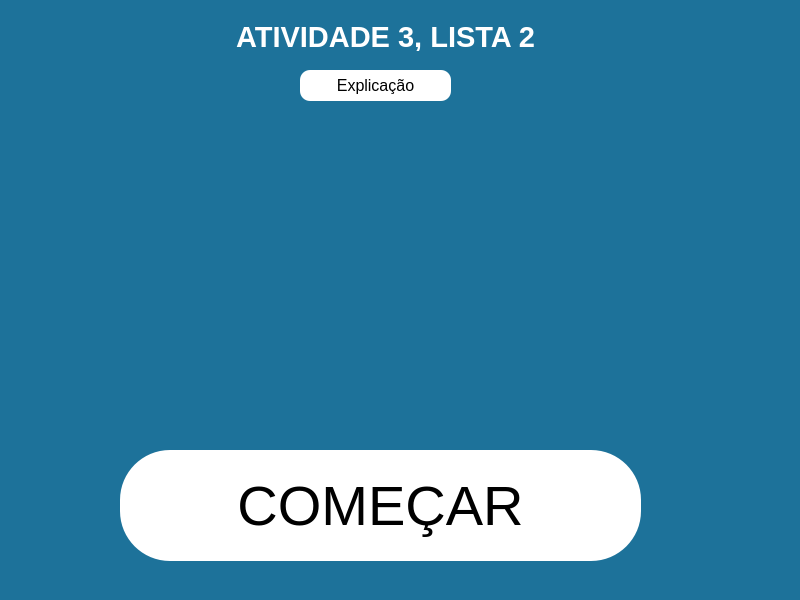
<?xml version="1.0" encoding="UTF-8"?>
<ui version="4.0">
 <class>MainWindow</class>
 <widget class="QMainWindow" name="MainWindow">
  <property name="geometry">
   <rect>
    <x>0</x>
    <y>0</y>
    <width>800</width>
    <height>600</height>
   </rect>
  </property>
  <property name="windowTitle">
   <string>MainWindow</string>
  </property>
  <property name="styleSheet">
   <string notr="true">background-color: rgb(29, 114, 154);</string>
  </property>
  <widget class="QWidget" name="centralwidget">
   <widget class="QLabel" name="label">
    <property name="geometry">
     <rect>
      <x>160</x>
      <y>20</y>
      <width>451</width>
      <height>31</height>
     </rect>
    </property>
    <property name="text">
     <string>&lt;html&gt;&lt;head/&gt;&lt;body&gt;&lt;p align=&quot;center&quot;&gt;&lt;span style=&quot; font-size:22pt; font-weight:600; color:#ffffff;&quot;&gt;ATIVIDADE 3, LISTA 2&lt;/span&gt;&lt;/p&gt;&lt;/body&gt;&lt;/html&gt;</string>
    </property>
   </widget>
   <widget class="QTextBrowser" name="textBrowser">
    <property name="geometry">
     <rect>
      <x>120</x>
      <y>110</y>
      <width>571</width>
      <height>101</height>
     </rect>
    </property>
    <property name="styleSheet">
     <string notr="true">
border-radius: 30px;
align-itens:center;
background-opacity:20;</string>
    </property>
    <property name="html">
     <string>&lt;!DOCTYPE HTML PUBLIC &quot;-//W3C//DTD HTML 4.0//EN&quot; &quot;http://www.w3.org/TR/REC-html40/strict.dtd&quot;&gt;
&lt;html&gt;&lt;head&gt;&lt;meta name=&quot;qrichtext&quot; content=&quot;1&quot; /&gt;&lt;style type=&quot;text/css&quot;&gt;
p, li { white-space: pre-wrap; }
&lt;/style&gt;&lt;/head&gt;&lt;body style=&quot; font-family:'MS Shell Dlg 2'; font-size:8.25pt; font-weight:400; font-style:normal;&quot;&gt;
&lt;p align=&quot;justify&quot; style=&quot;-qt-paragraph-type:empty; margin-top:0px; margin-bottom:0px; margin-left:0px; margin-right:0px; -qt-block-indent:0; text-indent:0px;&quot;&gt;&lt;br /&gt;&lt;/p&gt;&lt;/body&gt;&lt;/html&gt;</string>
    </property>
   </widget>
   <widget class="QPushButton" name="btnExplicacao">
    <property name="geometry">
     <rect>
      <x>300</x>
      <y>70</y>
      <width>151</width>
      <height>31</height>
     </rect>
    </property>
    <property name="styleSheet">
     <string notr="true">background-color: rgb(255, 255, 255);
border-radius:10px;
font-size:16px;</string>
    </property>
    <property name="text">
     <string comment="20">Explicação</string>
    </property>
   </widget>
   <widget class="QPushButton" name="btnComecar">
    <property name="geometry">
     <rect>
      <x>120</x>
      <y>450</y>
      <width>521</width>
      <height>111</height>
     </rect>
    </property>
    <property name="styleSheet">
     <string notr="true">background-color: rgb(255, 255, 255);
border-radius:50px;
font-size:56px;</string>
    </property>
    <property name="text">
     <string comment="20">COMEÇAR</string>
    </property>
   </widget>
  </widget>
 </widget>
 <resources/>
 <connections/>
</ui>
